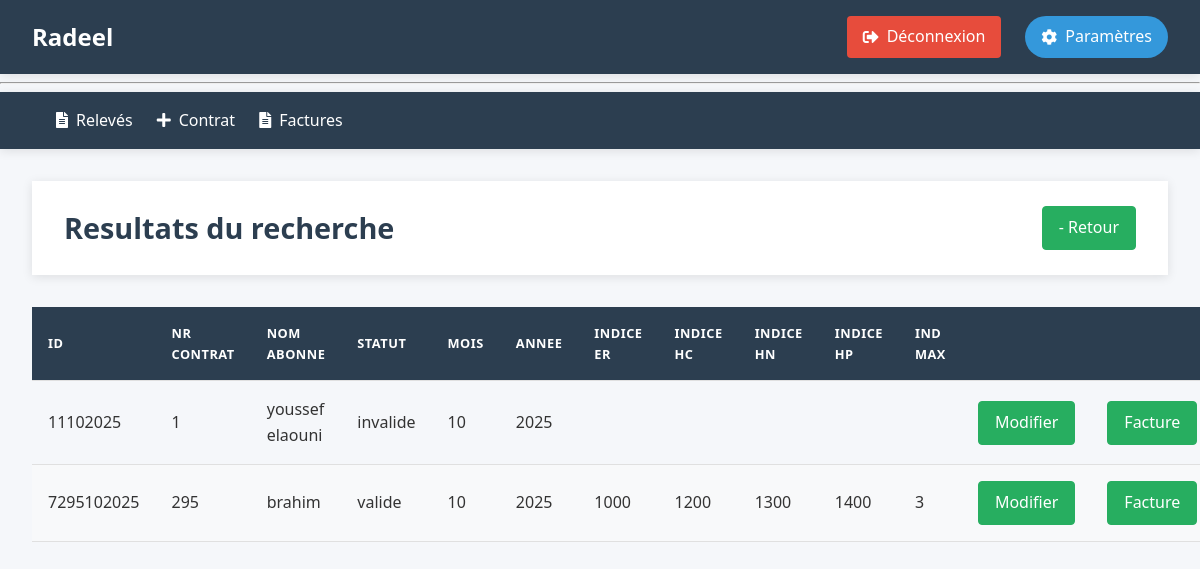
The page /2025-10/afficher (signed in) on the database its author committed.
### tables this page shows
CREATE TABLE releves (
    id TEXT PRIMARY KEY NOT NULL,
    Nr_contrat INTEGER NOT NULL,
    mois INTEGER CHECK (mois BETWEEN 1 AND 12),
    annee INTEGER ,
    IER INTEGER CHECK(IER >= 0),-- Indicateur d'energie reactif
    IEA_HC INTEGER CHECK(IEA_HC >= 0),-- Indicateur d'energie active en heures creuses
    IEA_HN INTEGER CHECK(IEA_HN >= 0),-- Indicateur d'energie active en heures normales
    IEA_HP INTEGER CHECK(IEA_HP >= 0),-- Indicateur d'energie active en heures pleines
    RED_ER INTEGER DEFAULT 0,--Redressement d'energie reactif
    RED_EA_HC INTEGER DEFAULT 0,--Redressement d'energie active en heures creuses
    RED_EA_HN INTEGER DEFAULT 0,--Redressement d'energie active en heures normales
    RED_EA_HP INTEGER DEFAULT 0 ,--Redressement d'energie active en heures pleines
    IMAX INTEGER CHECK(IMAX >= 0),--Indicateur de maximum KW
    statut TEXT DEFAULT 'invalide' CHECK(statut IN ('valide', 'invalide')),
    FOREIGN KEY (Nr_contrat) REFERENCES contrats(Nr_contrat) ON DELETE CASCADE
    --UNIQUE(Nr_contrat, mois, annee) -- Assure qu'il n'y a qu'un relevé par mois et par contrat
);

CREATE TABLE contrats (
    Nr_contrat INTEGER PRIMARY KEY ,
    nom_abonne TEXT NOT NULL,
    Adresse TEXT NOT NULL,
    date_contrat DATE NOT NULL DEFAULT CURRENT_DATE,
    Secteur INTEGER NOT NULL,
    Puissance_souscrite INTEGER NOT NULL CHECK(Puissance_souscrite > 0),
    Puissance_installee INTEGER NOT NULL CHECK(Puissance_installee > 0),
    type_installation INTEGER NOT NULL CHECK(type_installation IN (1, 2, 12)),
    statut TEXT NOT NULL DEFAULT 'actif' CHECK(statut IN ('actif', 'resile', 'suspendu'))
);

### radeel/releve.py (the view)
@br.route("/<mois>/afficher")
def afficher(mois):
    db = get_db()
    date = get_date_from_mois(mois)
    if not date:
        return redirect(url_for('releve.index'))
    annee ,mois_= date
    releves = db.execute("""
        SELECT r.*, c.nom_abonne
        FROM releves r
        JOIN contrats c ON c.Nr_contrat = r.Nr_contrat
        WHERE r.mois = ? and r.annee = ?
    """, (mois_,annee,)).fetchall()
    return render_template("releves/afficher.html", releves=releves, mois=mois)

### radeel/auth.py (called while the page is built)
@bp.before_app_request
def load_logged_in_user():
    user_id = session.get('user_id')
    if user_id is None:
        g.user = None
    else:
        g.user = get_db().execute(
            'SELECT * FROM user WHERE id = ?', (user_id,)
        ).fetchone()

def login_required(view):
    @functools.wraps(view)
    def wrapped_view(**kwargs):
        if not session.get('authenticated'):
            return redirect(url_for('auth.login'))
        return view(**kwargs)
    return wrapped_view

### radeel/db.py (called while the page is built)
def get_db():
    if 'db' not in g:
        g.db = sqlite3.connect(
            current_app.config['DATABASE'],
            detect_types=sqlite3.PARSE_DECLTYPES
        )
        g.db.execute("PRAGMA foreign_keys = ON;")
        g.db.row_factory = sqlite3.Row
    return g.db

### radeel/releve.py (called while the page is built)
@br.before_request
@login_required
def before_request():
    pass

def get_date_from_mois(mois):
    try:
        annee,mois = map(int, mois.split("-"))
        if 1 <= mois <= 12:
            return  annee, mois
        else:
            raise ValueError("Mois invalide")
    except ValueError:
        flash("Format de mois invalide. Utilisez 'MM-AAAA'.", "error")
        return None

### radeel/templates/releves/afficher.html
{% extends 'base.html' %}
{% block header %}
    <h1>Resultats du recherche</h1>
    <a href="/" class="btn btn-success">- Retour</a>
{% endblock %}
{% block content %}
    <table cellpadding="5">
        <thead>
            <tr>
                <th>ID</th>
                <th>Nr contrat</th>
                <th>Nom abonne</th>
                <th>Statut</th>
                <th>Mois</th>
                <th>Annee</th>
                <th>Indice ER</th>
                <th>Indice HC</th>
                <th>Indice HN</th>
                <th>Indice HP</th>
                <th>Ind Max</th>
                <th></th>
                <th></th>
            </tr>
        </thead>
        <tbody>
            {% for r in releves %}
            <tr>
                <td>{{ r.Id}}</td>
                <td>{{ r.Nr_contrat }}</td>
                <td>{{ r.nom_abonne }}</td>
                <td>{{r.statut}}</td>
                <td>{{r.mois}}</td>
                <td>{{r.annee}}</td>
                <td>{{ r.IER }}</td>
                <td>{{ r.IEA_HC }}</td>
                <td>{{ r.IEA_HN }}</td>
                <td>{{ r.IEA_HP }}</td>
                <td>{{ r.imax }}</td>
                <td>
                    <a href="{{ url_for('releve.modifier', id=r.Id) }}" class="btn btn-success">Modifier</a>
                </td>
                <td>
                    <a href="{{ url_for('releve.calculer', id=r.Id) }}" class="btn btn-success">Facture</a>
                </td>
            </tr>
            {% endfor %}
        </tbody>
    </table>
{% endblock %}

### radeel/static/style.css (style rules this page uses)
:root { --primary-color: #2c3e50; --secondary-color: #3498db; --accent-color: #e74c3c; --light-color: #ecf0f1; --dark-color: #2c3e50; --success-color: #27ae60; --warning-color: #f39c12; --text-color: #333; --text-light: #95a5a6; --border-radius: 4px; --box-shadow: 0 2px 10px rgba(0, 0, 0, 0.1); --transition: all 0.3s ease; }
body { font-family: 'Segoe UI', Tahoma, Geneva, Verdana, sans-serif; line-height: 1.6; color: var(--text-color); background-color: #f5f7fa; padding: 0; margin: 0; }
header h1 { margin: 0; color: var(--dark-color); font-size: 1.8rem; }
.btn { display: inline-block; padding: 0.5rem 1rem; border-radius: var(--border-radius); text-decoration: none; font-weight: 500; transition: all 0.3s ease; }
.btn-success { background-color: var(--success-color); color: white; border: 1px solid var(--success-color); }
table { width: 100%; border-collapse: collapse; margin-top: 1rem; }
th, td { padding: 1rem; text-align: left; border-bottom: 1px solid #e0e0e0; }
th { background-color: var(--primary-color); color: white; font-weight: 600; text-transform: uppercase; font-size: 0.8rem; letter-spacing: 0.5px; }
tr:nth-child(even) { background-color: #f8f9fa; }
body { font-family: 'Segoe UI', Tahoma, Geneva, Verdana, sans-serif; line-height: 1.6; color: var(--text-color); background-color: #f5f7fa; margin: 0; padding: 0; min-height: 100vh; }

### rows shown on the page
releves: Id "11102025", Nr_contrat "1", nom_abonne "youssef elaouni", statut "invalide", mois "10", annee "2025"
releves: Id "7295102025", Nr_contrat "295", nom_abonne "brahim", statut "valide", mois "10", annee "2025", IER "1000", IEA_HC "1200", IEA_HN "1300", IEA_HP "1400", imax "3"
